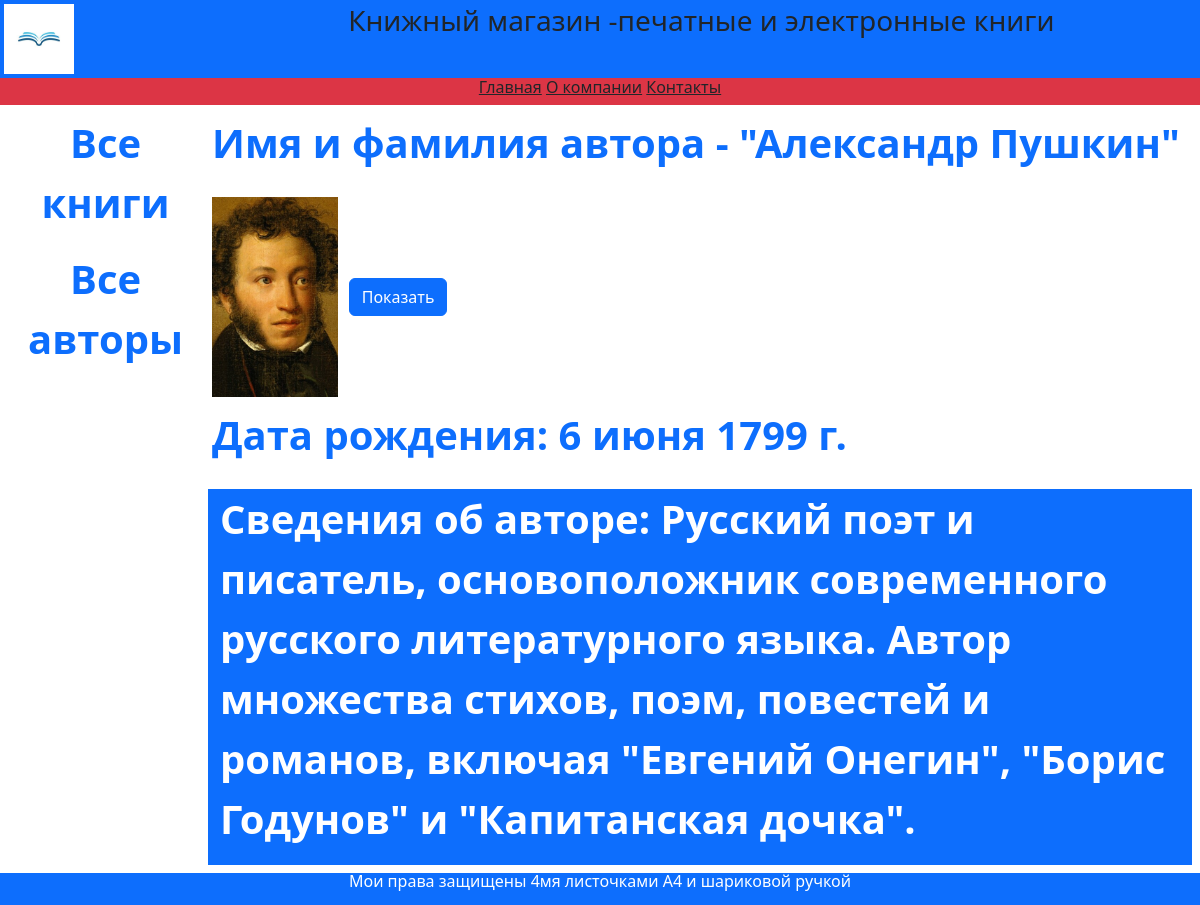
The app's page /authors/1/ with its own data.
### catalog/models.py (models this page shows, shortened)
class Author(models.Model):
    first_name = models.CharField(max_length=100,
                                  help_text='Введите имя автора',
                                  verbose_name='Имя автора')
    last_name = models.CharField(max_length=100,
                                  help_text='Введите фамилию автора',
                                  verbose_name='Фамилия автора')
    date_of_birth = models.DateField(help_text='Введите дату рождения',
                                     verbose_name='Дата рождения',
                                     null=True, blank=True)
    about = models.TextField(help_text='Введите сведения об авторе',
                             verbose_name='Сведения об авторе')
    photo = models.ImageField(upload_to='images',
                              help_text='Введите фото автора',
                              verbose_name='Фото автора',
                              null=True, blank=True)

### catalog/views.py (the view)
# urls.py: path('authors/<int:pk>/', views.AuthorDetailView.as_view(),name='author-detail')
class AuthorDetailView(DetailView):
    model=Author
    context_object_name='author'

### catalog/templates/catalog/author_detail.html
{% extends "catalog/base.html" %}
{% block content  %}
<div class="container text-start">
    <div class="row my-2">
        <p>Имя и фамилия автора - "{{author.first_name}} {{author.last_name}}"</p>
    </div>
    <img src="{{author.photo.url}}" alt="con" style="max-height: 200px;">
    <a href="{{author.photo.url}}" class="btn btn-primary" target="_blank">Показать</a>
     <div class="row my-2" >
        <div class="col">
            <p>Дата рождения: {{author.date_of_birth}}</p>
        </div>
     </div>
     <div class="row my-2">
        <div class="col mx-2 bg-primary text-white">
            <p>
                Сведения об авторе: {{author.about}}
            </p>
        </div>
     </div>
</div>
{% endblock %}

### records on screen
Author: first_name "Александр", last_name "Пушкин", photo (picture), date_of_birth "6 июня 1799 г.", about "Русский поэт и писатель, основоположник современного русского литературного языка. Автор множества стихов, поэм, повестей и романов, включая \"Евгений Онегин\", \"Борис Годунов\" и \"Капитанская дочка\"."
